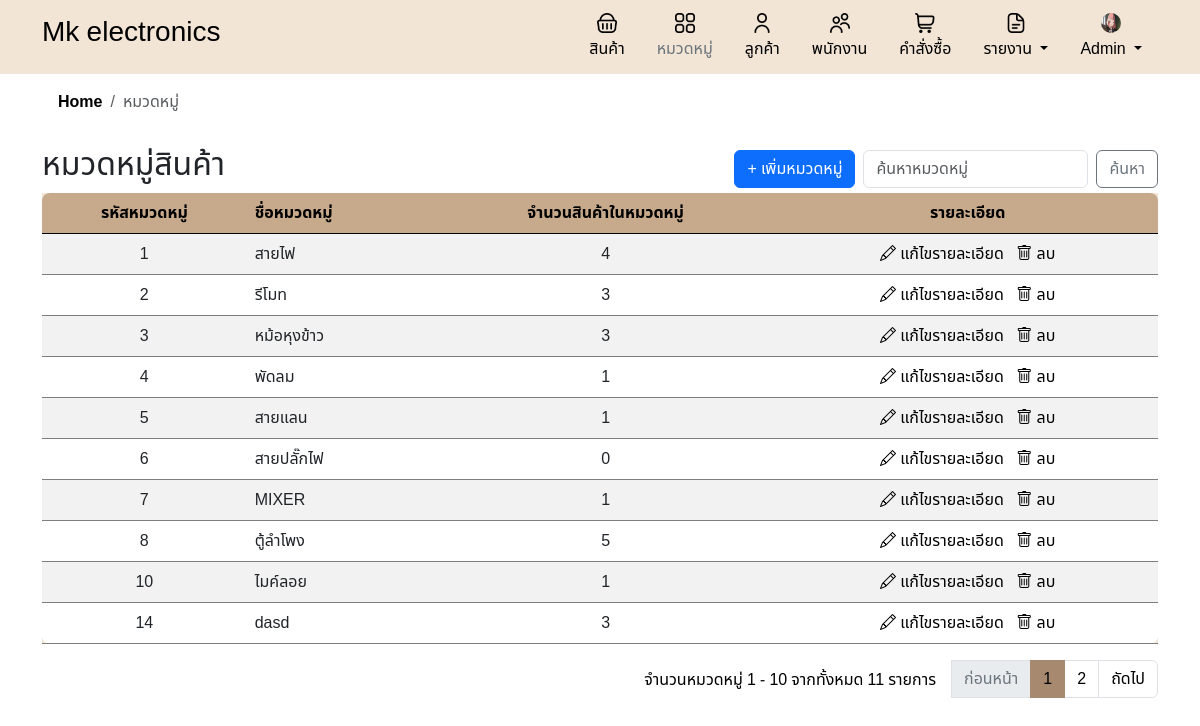
Screenshot of /category.php (signed in) with the database file from the repository.
### tables this page shows
CREATE TABLE `companies` (
  `company_id` int(11) NOT NULL,
  `company_name` varchar(255) NOT NULL,
  `company_address` varchar(255) DEFAULT NULL,
  `company_phone` varchar(10) DEFAULT NULL,
  `company_email` varchar(100) DEFAULT NULL,
  `profile_image` varchar(255) DEFAULT NULL
);

CREATE TABLE `categories` (
  `category_id` int(11) NOT NULL,
  `category_name` varchar(255) NOT NULL,
  `created_at` timestamp NOT NULL DEFAULT current_timestamp()
);

### category.php (the view, shortened to what this page needs)
<?php
include 'db.php';
include 'header.php';
include 'inc/links.php';
$search = isset($_GET['search']) ? $_GET['search'] : '';
$records_per_page = 10;
$current_page = isset($_GET['page']) ? intval($_GET['page']) : 1;
$offset = ($current_page - 1) * $records_per_page;
$sql = "SELECT c.*, COUNT(p.product_id) AS product_count
        FROM categories c
        LEFT JOIN products p ON c.category_id = p.category_id
        WHERE c.category_name LIKE ?
        GROUP BY c.category_id
        LIMIT ?, ?";
$stmt = $conn->prepare($sql);
$search_param = "%$search%";
$stmt->bind_param("sii", $search_param, $offset, $records_per_page);
$stmt->execute();
$result = $stmt->get_result();
$count_sql = "SELECT COUNT(*) as total_records FROM categories WHERE category_name LIKE ?";
$count_stmt = $conn->prepare($count_sql);
$count_stmt->bind_param("s", $search_param);
$count_stmt->execute();
$count_result = $count_stmt->get_result();
$total_records = $count_result->fetch_assoc()['total_records'];
$total_pages = ceil($total_records / $records_per_page);
?>
<!DOCTYPE html>
<html lang="th">
<head>
</head>
<body>
    <div class="container">
        <nav aria-label="breadcrumb">
            <ol class="breadcrumb breadcrumb-chevron p-3 rounded -3">
                <li class="breadcrumb-item">
                    <a class="link-body-emphasis fw-semibold text-decoration-none" href="home.php">Home</a>
                </li>
                <li class="breadcrumb-item active" aria-current="page">หมวดหมู่</li>
            </ol>
        </nav>
        <div class="d-flex justify-content-between align-items-center">
            <h2>หมวดหมู่สินค้า</h2>
            <div class="d-flex flex-grow-1 justify-content-end align-items-center gap-2">
                <div>
                    <?php if ($_SESSION['role'] === 'admin'): ?>
                        <a href="add_category.php" class="btn btn-primary custom-btn">+ เพิ่มหมวดหมู่</a>
                    <?php endif; ?>
                </div>
                <form class="d-flex m-0" action="" method="get">
                    <input class="form-control me-2" type="search" name="search" placeholder="ค้นหาหมวดหมู่"
                        aria-label="Search" value="<?php echo htmlspecialchars($search); ?>">
                    <button class="btn btn-outline-secondary custom-btn-t" type="submit">ค้นหา</button>
                </form>
            </div>
        </div>
        <div class="table-responsive">
            <table class="table table-striped">
                <thead>
                    <tr>
                        <th class='text-center'>รหัสหมวดหมู่</th>
                        <th>ชื่อหมวดหมู่</th>
                        <th class='text-center'>จำนวนสินค้าในหมวดหมู่</th>
                        <?php if ($_SESSION['role'] === 'admin'): ?>
                            <th class='text-center'>รายละเอียด</th>
                        <?php endif; ?>
                    </tr>
                </thead>
                <tbody>
                    <?php
                    if ($result->num_rows > 0) {
                        while ($row = $result->fetch_assoc()) {
                            echo "<tr>";
                            echo "<td class='text-center'>" . htmlspecialchars($row['category_id']) . "</td>";
                            echo "<td>" . htmlspecialchars($row['category_name']) . "</td>";
                            echo "<td class='text-center'>" . htmlspecialchars($row['product_count']) . "</td>";
                            if ($_SESSION['role'] === 'admin') {
                                echo "<td class='text-center'>";
                                echo "<a href='edit_category.php?category_id=" . $row['category_id'] . "' class='custom-link'>
                                    <i class='bi bi-pencil'></i> แก้ไขรายละเอียด
                                </a> &nbsp;";
                                echo "<a href='#' class='custom-link' onclick='confirmDelete(" . $row['category_id'] . ")'>
                                    <i class='bi bi-trash'></i> ลบ
                                </a>";
                                echo "</td>";
                            }
                            echo "</tr>";
                        }
                    } else {
                        echo "<tr><td colspan='4' class='text-center'>ไม่มีข้อมูลหมวดหมู่</td></tr>";
                    }
                    ?>
                </tbody>
            </table>
            <nav aria-label="Page navigation example">
                <ul class="pagination justify-content-end">
                    <div class="mt-2 me-3">
                        <?php
                        $start_number = ($current_page - 1) * $records_per_page + 1;
                        $end_number = min($start_number + $records_per_page - 1, $total_records);
                        echo "จำนวนหมวดหมู่ $start_number - $end_number จากทั้งหมด $total_records รายการ";
                        ?>
                    </div>
                    <?php if ($current_page > 1): ?>
                        <li class="page-item">
                            <a class="page-link"
                                href="?page=<?php echo $current_page - 1; ?>&search=<?php echo urlencode($search); ?>">ก่อนหน้า</a>
                        </li>
                    <?php else: ?>
                        <li class="page-item disabled">
                            <a class="page-link">ก่อนหน้า</a>
                        </li>
                    <?php endif; ?>
                    <?php for ($i = 1; $i <= $total_pages; $i++): ?>
                        <li class="page-item <?php echo ($i == $current_page) ? 'active' : ''; ?>">
                            <a class="page-link" href="?page=<?php echo $i; ?>&search=<?php echo urlencode($search); ?>">
                                <?php echo $i; ?>
                            </a>
                        </li>
                    <?php endfor; ?>
                    <?php if ($current_page < $total_pages): ?>
                        <li class="page-item">
                            <a class="page-link"
                                href="?page=<?php echo $current_page + 1; ?>&search=<?php echo urlencode($search); ?>">ถัดไป</a>
                        </li>
                    <?php else: ?>
                        <li class="page-item disabled">
                            <a class="page-link">ถัดไป</a>
                        </li>
                    <?php endif; ?>
                </ul>
            </nav>
        </div>
    </div>
</body>
</html>

### header.php (shortened to what this page needs)
<?php
include 'db.php';
$sql = "SELECT profile_image FROM companies WHERE company_id = 1";
$result = $conn->query($sql);
$profile_image = 'default.png';
if ($result->num_rows > 0) {
    $row = $result->fetch_assoc();
    if (!empty($row['profile_image'])) {
        $profile_image = $row['profile_image'];
    }
}
?>
<div class="header-container">
    <div class="container">
        <div class="d-flex flex-wrap align-items-center justify-content-center justify-content-lg-start">
            <a href="home.php"
                class="d-flex align-items-center my-2 my-lg-0 me-lg-auto <?php echo basename($_SERVER['PHP_SELF']) == 'home.php' ? 'text-secondary active' : 'text-black'; ?> text-decoration-none">
                <h3>Mk electronics</h3>
            </a>
            <ul class="nav col-12 col-lg-auto my-2 justify-content-center my-md-0">
                <li>
                    <a href="product.php"
                        class="nav-link <?php echo basename($_SERVER['PHP_SELF']) == 'product.php' ? 'text-secondary active' : 'text-black'; ?>">
                        <img src="image/shopping-basket.png" class="bi d-block mx-auto mb-1 icon" width="20"
                            height="20">
                        สินค้า
                    </a>
                </li>
                <li>
                    <a href="category.php"
                        class="nav-link <?php echo basename($_SERVER['PHP_SELF']) == 'category.php' ? 'text-secondary active' : 'text-black'; ?>">
                        <img src="image/apps.png" class="bi d-block mx-auto mb-1 icon" width="20"
                            height="20">
                        หมวดหมู่
                    </a>
                </li>
                <li>
                    <a href="customer.php"
                        class="nav-link <?php echo basename($_SERVER['PHP_SELF']) == 'customer.php' ? 'text-secondary active' : 'text-black'; ?>">
                        <img src="image/user (1).png" class="bi d-block mx-auto mb-1 icon" width="20" height="20">
                        ลูกค้า
                    </a>
                </li>
                <?php if ($_SESSION['role'] === 'admin'): ?>
                    <li>
                        <a href="employee.php"
                            class="nav-link <?php echo basename($_SERVER['PHP_SELF']) == 'employee.php' ? 'text-secondary active' : 'text-black'; ?>">
                            <img src="image/users.png" class="bi d-block mx-auto mb-1 icon" width="20" height="20">
                            พนักงาน
                        </a>
                    </li>
                <?php endif; ?>
                <li>
                    <a href="order.php"
                        class="nav-link <?php echo basename($_SERVER['PHP_SELF']) == 'order.php' ? 'text-secondary active' : 'text-black'; ?>">
                        <img src="image/shopping-cart.png" class="bi d-block mx-auto mb-1 icon" width="20" height="20">
                        คำสั่งซื้อ
                    </a>
                </li>
                <?php if ($_SESSION['role'] === 'admin'): ?>
                    <li class="nav-item dropdown">
                        <a href="#"
                            class="nav-link dropdown-toggle <?php echo basename($_SERVER['PHP_SELF']) == 'report.php' ? 'text-secondary active' : 'text-black'; ?>"
                            id="dropdownReport" role="button" data-bs-toggle="dropdown" aria-expanded="false">
                            <img src="image/document.png" class="bi d-block mx-auto mb-1 icon" width="20" height="20">
                            รายงาน
                        </a>
                    </li>
                    <li class="nav-item dropdown">
                        <a href="#"
                            class="nav-link dropdown-toggle <?php echo basename($_SERVER['PHP_SELF']) == 'admin.php' ? 'text-secondary active' : 'text-black'; ?>"
                            id="dropdownProfile" role="button" data-bs-toggle="dropdown" aria-expanded="false">
                            <img src="uploads/<?php echo htmlspecialchars($profile_image); ?>"
                                class="bi d-block mx-auto mb-1 icon rounded-circle" width="20" height="20"
                                alt="Profile Image">
                            <?php echo ($_SESSION['role'] === 'admin') ? 'Admin' : 'User'; ?>
                        </a>
                    </li>
                <?php endif; ?>
            </ul>
        </div>
    </div>
</div>
</body>
</html>

### style.css (style rules this page uses)
* { font-family: "Noto Sans Thai", sans-serif; }
html { overflow-y: scroll; }
body { font-family: "Noto Sans Thai", sans-serif; background-color: #ffffff; }
.header-container { width: 100%; background-color: #F2E5D5; padding: 5px; }
.table { width: 100%; margin-bottom: 1rem; color: #212529; background-color: #F2E5D5; overflow: hidden; }
.table td, .table th { background-color: #F2E5D5; border-color: #7e7e7e; }
.table-striped tbody tr:nth-of-type(odd) { background-color: rgba(242, 229, 213, 0.5); }
.table th, .table td { padding: 0.75rem; vertical-align: top; border-top: 1px solid #ffffff; text-align: left; }
.table thead th { vertical-align: bottom; border-bottom: 1px solid #000000; background-color: #C7A98B; color: #000; }
.table thead th:first-child { border-top-left-radius: 8px; }
.table thead th:last-child { border-top-right-radius: 8px; }
.table tbody tr:last-child td:first-child { border-bottom-left-radius: 8px; }
.table tbody tr:last-child td:last-child { border-bottom-right-radius: 8px; }
.table-responsive { display: block; width: 100%; overflow-x: auto; -webkit-overflow-scrolling: touch; -ms-overflow-style: -ms-autohiding-scrollbar; }
.custom-btn { background-color: #ffffff; color: #000000; border: 2px solid #C7A98B; }
.custom-btn-t { background-color: #C7A98B; color: #000000; border: none; }
.pagination { color: #000; }
.page-item.active .page-link { background-color: #A6896F; border-color: #A6896F; color: #000000; }
.page-item .page-link { color: #000000; }
.page-item.disabled .page-link { color: #6c757d; }
.custom-link { color: #000; text-decoration: none; }
body { margin-bottom: 20px; padding: 0; background-color: #f8f9fa; }
.table th, .table td { vertical-align: middle; }
html, body { height: 100%; }

### rows the page displays
companies: profile_image (picture)
categories: category_id "1", category_name "สายไฟ", product_count "4"
categories: category_id "2", category_name "รีโมท", product_count "3"
categories: category_id "3", category_name "หม้อหุงข้าว", product_count "3"
categories: category_id "4", category_name "พัดลม", product_count "1"
categories: category_id "5", category_name "สายแลน", product_count "1"
categories: category_id "6", category_name "สายปลั๊กไฟ", product_count "0"
categories: category_id "7", category_name "MIXER", product_count "1"
categories: category_id "8", category_name "ตู้ลำโพง", product_count "5"
categories: category_id "10", category_name "ไมค์ลอย", product_count "1"
categories: category_id "14", category_name "dasd", product_count "3"

### other values shown
$start_number "1"
$end_number "10"
$total_records "11"
